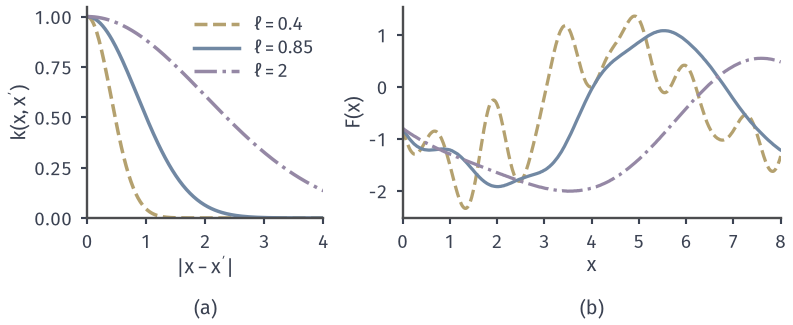

Write Python code to recreate this figure.
from pathlib import Path
import sys
ROOT = next(p for p in Path(__file__).resolve().parents if (p/'build.sh').is_file() and (p/'tex/book.tex').is_file())
sys.path.insert(0, str(ROOT/'figures/05-optimization/05-stochastic-optimization/matplotlib/bo-common'))
from bo_common import *
# 三种长度尺度：同一组标准正态向量产生的先验样本。
rng=np.random.default_rng(5)
ells=[('$\\ell=0.4$',0.16,YELLOW,'--'),('$\\ell=0.85$',1/(2*np.log(2)),BLUE,'-'),('$\\ell=2$',4.0,PURPLE,'-.')]
fig,(a,b)=figure(width_mm=112,height_mm=46,ncols=2,gridspec_kw=dict(width_ratios=[1,1.6]))
d=np.linspace(0,4,201)
for lab,l2,c,ls in ells: a.plot(d,np.exp(-d*d/(2*l2)),color=c,lw=1.4,ls=ls,label=lab)
a.legend(loc='upper right',handlelength=2.4,borderpad=0,labelspacing=.25)
a.set_xlim(0,4);a.set_ylim(0,1.05);axes_style(a,"$|x-x'|$","$k(x,x')$")
z=rng.standard_normal(len(XG))
for lab,l2,c,ls in ells:
    K=k(XG,XG,l2)+1e-6*np.eye(len(XG))
    b.plot(XG,np.linalg.cholesky(K)@z,color=c,lw=1.3,ls=ls)
b.set_xlim(0,8);b.set_xticks(range(9));axes_style(b,'$x$','$F(x)$')
panel_label(a,'(a)',-.38);panel_label(b,'(b)',-.38)
FACTS={'seed':5,'ell':[.4,float(np.sqrt(1/(2*np.log(2)))),2.]}
save(fig, Path(__file__).resolve().parent, 'figure', FACTS)
